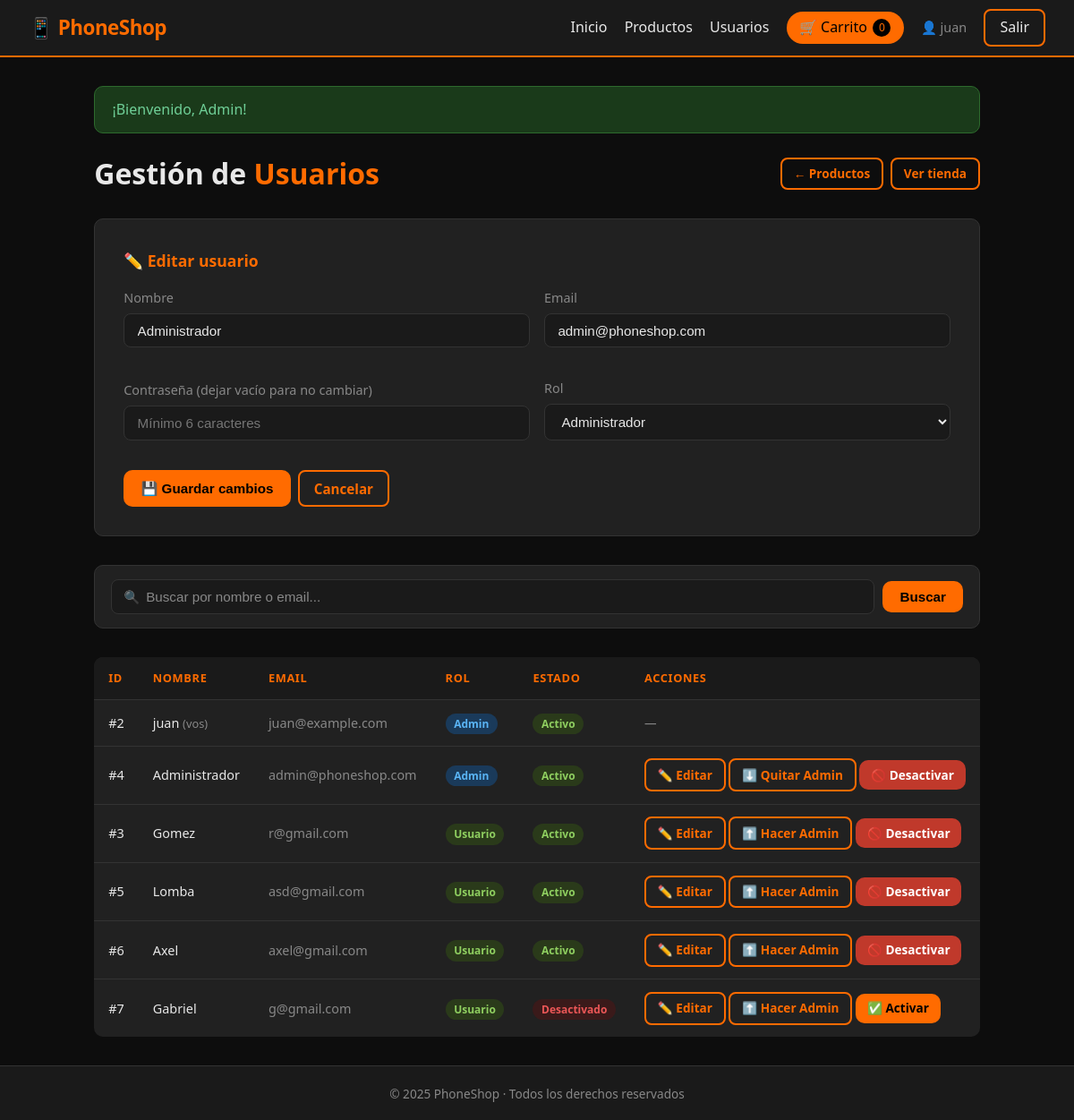
Screenshot of /admin/users.php?edit=4 (signed in) with the database file from the repository.
### tables this page shows
CREATE TABLE `users` (
  `id` int(11) NOT NULL,
  `name` varchar(100) NOT NULL,
  `email` varchar(150) NOT NULL,
  `password` varchar(255) NOT NULL,
  `role` enum('user','admin') NOT NULL DEFAULT 'user',
  `active` tinyint(1) NOT NULL DEFAULT 1,
  `created_at` timestamp NOT NULL DEFAULT current_timestamp()
);

### admin/users.php (the view, shortened to what this page needs)
<?php
require_once '../includes/config.php';
$editUser = null;
if (isset($_GET['edit'])) {
    $stmt = $db->prepare("SELECT * FROM users WHERE id = ?");
    $stmt->execute([(int)$_GET['edit']]);
    $editUser = $stmt->fetch(PDO::FETCH_ASSOC);
}
$search = trim($_GET['search'] ?? '');
$perPage = 8;
$page    = max(1, (int)($_GET['page'] ?? 1));
$offset  = ($page - 1) * $perPage;
if ($search !== '') {
    $like = '%' . $search . '%';
    $stmtCount = $db->prepare("SELECT COUNT(*) FROM users WHERE name LIKE ? OR email LIKE ?");
    $stmtCount->execute([$like, $like]);
    $total = $stmtCount->fetchColumn();
    $stmt = $db->prepare("SELECT * FROM users WHERE name LIKE ? OR email LIKE ?
                           ORDER BY role DESC, id ASC LIMIT ? OFFSET ?");
    $stmt->bindValue(1, $like, PDO::PARAM_STR);
    $stmt->bindValue(2, $like, PDO::PARAM_STR);
    $stmt->bindValue(3, $perPage, PDO::PARAM_INT);
    $stmt->bindValue(4, $offset, PDO::PARAM_INT);
    $stmt->execute();
    $users = $stmt->fetchAll(PDO::FETCH_ASSOC);
} else {
    $stmt = $db->prepare("SELECT * FROM users ORDER BY role DESC, id ASC LIMIT ? OFFSET ?");
    $stmt->bindValue(1, $perPage, PDO::PARAM_INT);
    $stmt->bindValue(2, $offset, PDO::PARAM_INT);
    $stmt->execute();
    $users = $stmt->fetchAll(PDO::FETCH_ASSOC);
}
include '../includes/header.php';
?>
<div class="admin-header">
    <h2 class="page-title" style="margin:0">Gestión de <span>Usuarios</span></h2>
    <div style="display:flex; gap:.5rem">
        <a href="products.php" class="btn btn-outline btn-sm">← Productos</a>
        <a href="../index.php"  class="btn btn-outline btn-sm">Ver tienda</a>
    </div>
</div>
<div class="form-card" style="max-width:100%; margin:0 0 2rem 0;">
    <h2 style="text-align:left; font-size:1.1rem; margin-bottom:1rem">
        <?= $editUser ? '✏️ Editar usuario' : '➕ Crear usuario' ?>
    </h2>
    <form method="POST" id="userForm" novalidate
          data-is-edit="<?= $editUser ? '1' : '0' ?>"
          style="display:grid; grid-template-columns:1fr 1fr; gap:1rem; align-items:end;">
        <div class="form-group">
            <label>Nombre</label>
            <input type="text" name="name" id="user-name"
                   value="<?= htmlspecialchars($editUser['name'] ?? '') ?>"
                   placeholder="Nombre completo">
        </div>
        <div class="form-group">
            <label>Email</label>
            <input type="email" name="email" id="user-email"
                   value="<?= htmlspecialchars($editUser['email'] ?? '') ?>"
                   placeholder="correo@ejemplo.com">
        </div>
        <div class="form-group">
            <label>Contraseña <?= $editUser ? '(dejar vacío para no cambiar)' : '' ?></label>
            <input type="password" name="password" id="user-password"
                   placeholder="Mínimo 6 caracteres">
        </div>
        <div class="form-group">
            <label>Rol</label>
            <select name="role">
                <option value="admin" <?= (($editUser['role'] ?? '') === 'admin') ? 'selected' : '' ?>>Administrador</option>
            </select>
        </div>
        <div style="display:flex; gap:.5rem; grid-column:1/-1;">
            <button type="submit" class="btn btn-primary">
                <?= $editUser ? '💾 Guardar cambios' : '➕ Crear usuario' ?>
            </button>
            <?php if ($editUser): ?>
                <a href="users.php" class="btn btn-outline">Cancelar</a>
            <?php endif; ?>
        </div>
    </form>
</div>
<form method="GET" class="search-bar">
    <div class="search-input-wrap">
        <input type="text" name="search" placeholder="Buscar por nombre o email..."
               value="<?= htmlspecialchars($search) ?>">
    </div>
    <button type="submit" class="btn btn-primary">Buscar</button>
</form>
<div class="table-wrap">
    <table>
        <thead>
            <tr>
                <th>ID</th>
                <th>Nombre</th>
                <th>Email</th>
                <th>Rol</th>
                <th>Estado</th>
                <th>Acciones</th>
            </tr>
        </thead>
        <tbody>
            <?php if (empty($users)): ?>
                <tr><td colspan="6" style="text-align:center; color:var(--muted)">
                    <?= $search !== '' ? 'No se encontraron usuarios para "' . htmlspecialchars($search) . '".' : 'Sin usuarios' ?>
                </td></tr>
            <?php else: ?>
            <?php foreach ($users as $u): ?>
                <tr>
                    <td>#<?= $u['id'] ?></td>
                    <td>
                        <?= htmlspecialchars($u['name']) ?>
                        <?php if ($u['id'] == $_SESSION['user_id']): ?>
                            <span style="color:var(--muted); font-size:.8rem">(vos)</span>
                        <?php endif; ?>
                    </td>
                    <td style="color:var(--muted)"><?= htmlspecialchars($u['email']) ?></td>
                    <td>
                        <?php if ($u['role'] === 'admin'): ?>
                            <span class="badge-api">Admin</span>
                        <?php else: ?>
                            <span class="badge-manual">Usuario</span>
                        <?php endif; ?>
                    </td>
                    <td>
                        <?php if ((int)$u['active'] === 1): ?>
                            <span class="badge-manual">Activo</span>
                        <?php else: ?>
                            <span class="badge-api" style="background:#3a1a1a; color:#eb5757">Desactivado</span>
                        <?php endif; ?>
                    </td>
                    <td style="white-space:nowrap">
                        <?php if ($u['id'] != $_SESSION['user_id']): ?>
                            <a href="users.php?edit=<?= $u['id'] ?>" class="btn btn-outline btn-sm">✏️ Editar</a>
                            <?php if ($u['role'] === 'user'): ?>
                                <a href="users.php?role=admin&id=<?= $u['id'] ?>"
                                   class="btn btn-outline btn-sm"
                                   onclick="return confirm('¿Hacer admin a <?= htmlspecialchars($u['name'], ENT_QUOTES) ?>?')">
                                   ⬆️ Hacer Admin
                                </a>
                            <?php else: ?>
                                <a href="users.php?role=user&id=<?= $u['id'] ?>"
                                   class="btn btn-outline btn-sm"
                                   onclick="return confirm('¿Quitar rol de admin a <?= htmlspecialchars($u['name'], ENT_QUOTES) ?>?')">
                                   ⬇️ Quitar Admin
                                </a>
                            <?php endif; ?>
                            <?php if ((int)$u['active'] === 1): ?>
                                <a href="users.php?toggle=<?= $u['id'] ?>"
                                   class="btn btn-danger btn-sm"
                                   onclick="return confirm('¿Desactivar a <?= htmlspecialchars($u['name'], ENT_QUOTES) ?>?')">
                                   🚫 Desactivar
                                </a>
                            <?php else: ?>
                                <a href="users.php?toggle=<?= $u['id'] ?>"
                                   class="btn btn-primary btn-sm"
                                   onclick="return confirm('¿Reactivar a <?= htmlspecialchars($u['name'], ENT_QUOTES) ?>?')">
                                   ✅ Activar
                                </a>
                            <?php endif; ?>
                        <?php else: ?>
                            <span style="color:var(--muted); font-size:.85rem">—</span>
                        <?php endif; ?>
                    </td>
                </tr>
            <?php endforeach; ?>
            <?php endif; ?>
        </tbody>
    </table>
</div>
<?php include '../includes/footer.php'; ?>

### assets/css/style.css (style rules this page uses)
*, *::before, *::after { box-sizing: border-box; margin: 0; padding: 0; }
:root { --orange: #FF6B00; --orange-dim: #cc5500; --black: #0D0D0D; --dark: #1A1A1A; --card-bg: #212121; --border: #333; --text: #E8E8E8; --muted: #888; --radius: 10px; }
body { background: var(--black); color: var(--text); font-family: 'Segoe UI', system-ui, sans-serif; line-height: 1.6; min-height: 100vh; display: flex; flex-direction: column; }
a { color: var(--orange); text-decoration: none; }
.btn { display: inline-block; padding: .55rem 1.2rem; border-radius: var(--radius); border: none; cursor: pointer; font-size: .95rem; font-weight: 600; transition: opacity .2s, transform .1s; }
.btn-primary { background: var(--orange); color: #000; }
.btn-danger { background: #c0392b; color: #fff; }
.btn-outline { border: 2px solid var(--orange); color: var(--orange); background: transparent; padding: .4rem 1rem; border-radius: 8px; font-weight: 600; }
.btn-sm { padding: .35rem .8rem; font-size: .85rem; }
.form-card { background: var(--card-bg); border: 1px solid var(--border); border-radius: var(--radius); padding: 2rem; max-width: 440px; margin: 3rem auto; }
.form-card h2 { color: var(--orange); margin-bottom: 1.5rem; font-size: 1.5rem; text-align: center; }
.form-group { margin-bottom: 1.1rem; }
.form-group label { display: block; margin-bottom: .4rem; color: var(--muted); font-size: .9rem; }
.form-group input, .form-group textarea, .form-group select { width: 100%; background: var(--dark); border: 1px solid var(--border); color: var(--text); padding: .6rem .9rem; border-radius: 8px; font-size: .95rem; transition: border-color .2s; }
.page-title { font-size: 2rem; font-weight: 800; margin-bottom: 1.5rem; color: var(--text); }
.page-title span { color: var(--orange); }
.admin-header { display: flex; align-items: center; justify-content: space-between; margin-bottom: 1.5rem; flex-wrap: wrap; gap: 1rem; }
.table-wrap { overflow-x: auto; }
table { width: 100%; border-collapse: collapse; background: var(--card-bg); border-radius: var(--radius); overflow: hidden; }
thead { background: var(--dark); }
th, td { padding: .85rem 1rem; text-align: left; border-bottom: 1px solid var(--border); font-size: .9rem; }
th { color: var(--orange); font-weight: 700; text-transform: uppercase; font-size: .8rem; letter-spacing: .05em; }
tr:last-child td { border-bottom: none; }
.badge-api { background: #1a3a5a; color: #5ab4f5; padding: .2rem .6rem; border-radius: 20px; font-size: .75rem; font-weight: 700; }
.badge-manual { background: #2a3a1a; color: #8fcf60; padding: .2rem .6rem; border-radius: 20px; font-size: .75rem; font-weight: 700; }
.search-bar { display: flex; gap: .6rem; margin-bottom: 2rem; flex-wrap: wrap; align-items: center; background: var(--card-bg); border: 1px solid var(--border); border-radius: var(--radius); padding: .9rem 1.1rem; }
.search-bar .search-input-wrap { flex: 1; min-width: 200px; position: relative; display: flex; align-items: center; }
.search-bar .search-input-wrap::before { content: '🔍'; position: absolute; left: .9rem; font-size: .9rem; opacity: .5; pointer-events: none; }
.search-bar input { width: 100%; background: var(--dark); border: 1px solid var(--border); color: var(--text); padding: .65rem 1rem .65rem 2.4rem; border-radius: 8px; font-size: .95rem; transition: border-color .2s, background .2s; }
.search-bar input::placeholder { color: var(--muted); }
.search-bar .btn { white-space: nowrap; }

### rows the page displays
users: name "Administrador", email "admin@phoneshop.com", role "Administrador", id "4", active "Activo"
users: id "2", name "juan", shows "(vos)", email "juan@example.com", role "Admin", active "Activo"
users: id "3", name "Gomez", email "r@gmail.com", role "Usuario", active "Activo"
users: id "5", name "Lomba", email "asd@gmail.com", role "Usuario", active "Activo"
users: id "6", name "Axel", email "axel@gmail.com", role "Usuario", active "Activo"
users: id "7", name "Gabriel", email "g@gmail.com", role "Usuario", active "Desactivado"

### other values shown
count($_SESSION['cart'] ?? []) "0"
$_SESSION['name'] "juan"
$f['msg'] "¡Bienvenido, Admin!"
